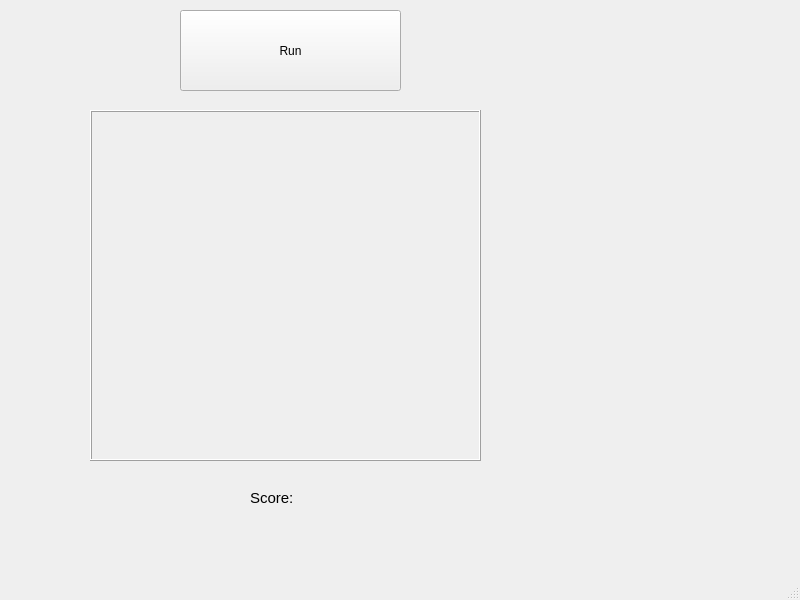
<?xml version="1.0" encoding="UTF-8"?>
<ui version="4.0">
 <class>MainWindow</class>
 <widget class="QMainWindow" name="MainWindow">
  <property name="geometry">
   <rect>
    <x>0</x>
    <y>0</y>
    <width>800</width>
    <height>600</height>
   </rect>
  </property>
  <property name="windowTitle">
   <string>MainWindow</string>
  </property>
  <widget class="QWidget" name="centralwidget">
   <widget class="QPushButton" name="pushButton">
    <property name="geometry">
     <rect>
      <x>180</x>
      <y>10</y>
      <width>221</width>
      <height>81</height>
     </rect>
    </property>
    <property name="text">
     <string>Run</string>
    </property>
   </widget>
   <widget class="QLabel" name="label">
    <property name="geometry">
     <rect>
      <x>250</x>
      <y>490</y>
      <width>81</width>
      <height>16</height>
     </rect>
    </property>
    <property name="font">
     <font>
      <pointsize>11</pointsize>
     </font>
    </property>
    <property name="text">
     <string>Score:</string>
    </property>
   </widget>
   <widget class="QLabel" name="label_2">
    <property name="geometry">
     <rect>
      <x>240</x>
      <y>520</y>
      <width>81</width>
      <height>16</height>
     </rect>
    </property>
    <property name="font">
     <font>
      <pointsize>11</pointsize>
     </font>
    </property>
    <property name="text">
     <string/>
    </property>
   </widget>
   <widget class="QFrame" name="frame">
    <property name="geometry">
     <rect>
      <x>90</x>
      <y>110</y>
      <width>391</width>
      <height>351</height>
     </rect>
    </property>
    <property name="frameShape">
     <enum>QFrame::Box</enum>
    </property>
    <property name="frameShadow">
     <enum>QFrame::Raised</enum>
    </property>
    <zorder>pushButton</zorder>
   </widget>
  </widget>
  <widget class="QMenuBar" name="menubar">
   <property name="geometry">
    <rect>
     <x>0</x>
     <y>0</y>
     <width>800</width>
     <height>21</height>
    </rect>
   </property>
  </widget>
  <widget class="QStatusBar" name="statusbar"/>
 </widget>
 <resources/>
 <connections/>
</ui>
